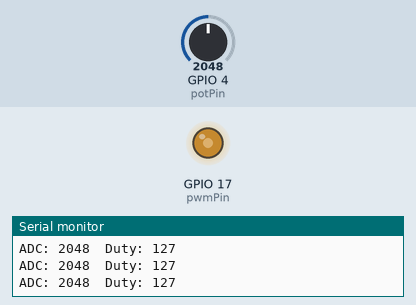
Bench run of a program on a simulated ESP32. On the bench: output pins drawn as LEDs (lit = HIGH), the last lines printed to the serial monitor. The test bench sets the inputs (shaded band); at power-on: GPIO 4 (potPin) = 2048.

Above: at 1.2 s.
1.3 s: GPIO 4 (potPin) set to 2866
At 2.5 s:
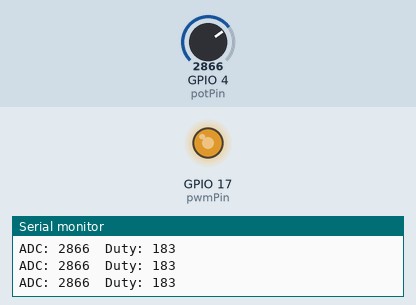
2.8 s: GPIO 4 (potPin) set to 3603
At 3.9 s:
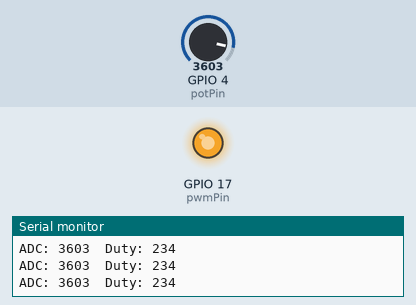
4.3 s: GPIO 4 (potPin) set to 491
At 5.3 s:
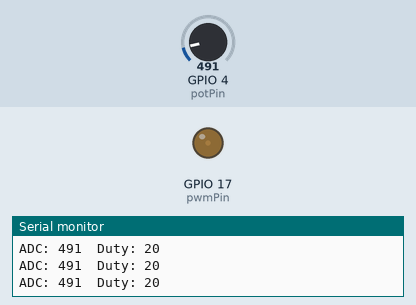
5.8 s: GPIO 4 (potPin) set to 160
At 6.7 s:
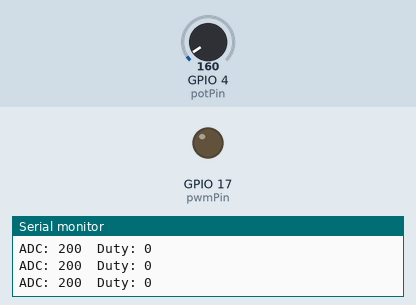
7.3 s: GPIO 4 (potPin) set to 2047
At 8.2 s:
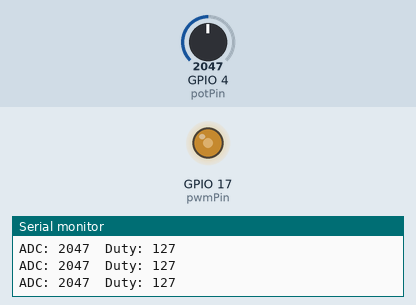
8.8 s: GPIO 4 (potPin) set to 0
At 9.6 s:
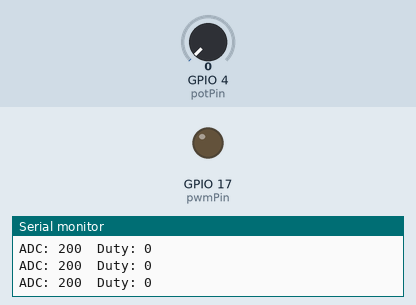
Timing chart, 0 to 11.3 s (numbered marks = the images above; inputs shaded):
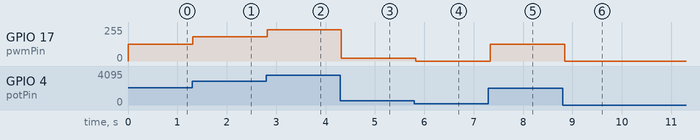

Measured:
- after the input at 1.3 s, GPIO 17 (pwmPin): 127/255 → 182/255 at once
- after the input at 2.8 s, GPIO 17 (pwmPin): 182/255 → 233/255 at once
- after the input at 4.3 s, GPIO 17 (pwmPin): 233/255 → 20/255 at once
- after the input at 5.8 s, GPIO 17 (pwmPin): 20/255 → 0/255 at once
- after the input at 7.3 s, GPIO 17 (pwmPin): 0/255 → 127/255 at once
- after the input at 8.8 s, GPIO 17 (pwmPin): 127/255 → 0/255 after 0.05 s

The program:

main.cpp
```cpp
#include <Arduino.h>
const int potPin = 4;
const int pwmPin = 17;

const int freq = 5000;
const int pwmChannel = 0;
const int resolution = 8;

int adcMin = 200;   // lowest observed value
int adcMax = 3900;  // highest observed value

void setup() {
  Serial.begin(115200);
  ledcSetup(pwmChannel, freq, resolution);
  ledcAttachPin(pwmPin, pwmChannel);
}

void loop() {
  int val = analogRead(potPin);
  val = constrain(val, adcMin, adcMax);  // limit range
  int duty = map(val, adcMin, adcMax, 0, 255);

  ledcWrite(pwmChannel, duty);
  Serial.printf("ADC: %d  Duty: %d\n", val, duty);
  delay(50);
}
```
